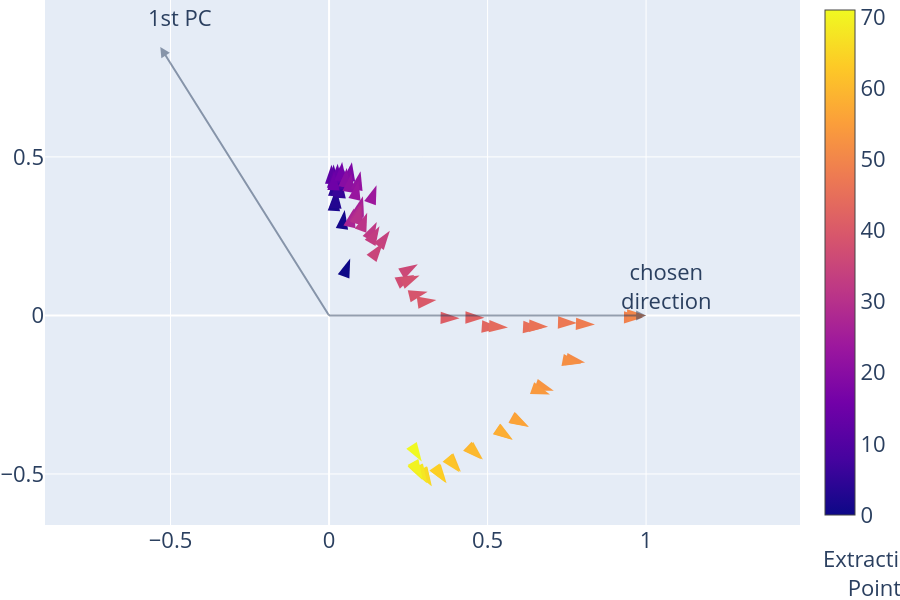

Write notebook code for a chart like this one.
### Markdown cell above
### Steering Plane Visualization

### Code cell
# first basis is the chosen direction (in this case, the one with the highest similarity)
print(max_mean_cosine_layer, max_mean_cosine_act_idx)
u1 = refusal_dirs[max_mean_cosine_layer][max_mean_cosine_act_idx].cpu().numpy().copy()

# second basis is the first principal component
u2 = components[0].copy()

b1 = u1 / np.linalg.norm(u1)
b2 = u2 - (u2 @ b1) * b1
b2 /= np.linalg.norm(b2)
P = np.outer(b1, b1) + np.outer(b2, b2)

prj_matrix = np.column_stack([b1, b2])
refusal_dirs_mapped = refusal_dirs_flatten @ prj_matrix

fig = go.Figure()

norms = np.linalg.norm(refusal_dirs_mapped, axis=1)
x = refusal_dirs_mapped[:, 0] / norms
y = refusal_dirs_mapped[:, 1] / norms
angle = np.arctan2(y, x)

for point, label in zip(
    [u1 @ prj_matrix, u2 @ prj_matrix], ["chosen<br>direction", "1st PC"]
):
    fig.add_annotation(
        ax=0,
        ay=0,
        x=point[0],
        y=point[1],
        axref="x",
        ayref="y",
        showarrow=True,
        arrowhead=2,
        arrowwidth=2,
        xanchor="right",
        yanchor="top",
        opacity=0.5,
    )
    fig.add_annotation(
        x=point[0],
        y=point[1],
        text=label,
        font=dict(size=22),
        showarrow=False,
        yshift=30,
        xshift=20,
    )

points = go.Scatter(
    x=refusal_dirs_mapped[:, 0],
    y=refusal_dirs_mapped[:, 1],
    text=[str(i) for i in range(len(refusal_dirs_mapped))],
    mode="markers",
    marker=dict(
        symbol="arrow",
        angle=90 - np.degrees(angle),
        size=20,
        color=[i for i in range(refusal_dirs_mapped.shape[0])],
        showscale=True,
    ),
    name="layers",
    showlegend=True,
)
fig.add_trace(points)

fig.add_annotation(
    xref="paper",
    yref="paper",
    text="Extraction<br>Point",
    font=dict(size=22),
    showarrow=False,
    x=1.17,
    y=-0.15,
)


fig.update_layout(
    autosize=False,
    height=600,
    yaxis_scaleanchor="x",
    yaxis_scaleratio=1,
    xaxis_dtick=0.5,
    yaxis_dtick=0.5,
    font=dict(size=22),
    margin=dict(l=0, r=100, t=0, b=75),
    legend=dict(visible=False),
)

fig.show()

# fig.write_image(VISUALIZATION_DIR / "steering_plane.pdf", scale=5)

### Figure 1 — Plotly figure (JSON) as saved in the notebook; plotly's stock layout.template omitted (floating-point values rounded to 4 significant figures)
{"data": [{"marker": {"angle": [20.4, 8.469, 2.652, 3.405, 2.462, 5.146, 3.958, 3.986, 3.645, 6.003, 4.22, 1.743, 0.9252, 1.805, 3.253, 2.027, 4.872, 8.041, 8.467, 8.128, 6.865, 8.963, 12.31, 12.36, 20.03, 16.11, 15.85, 13.0, 16.28, 15.44, 16.32, 20.38, 27.06, 29.51, 35.69, 36.67, 60.03, 64.69, 66.2, 76.49, 81.8, 91.28, 90.87, 94.16, 93.85, 93.42, 92.97, 91.77, 91.96, 90.38, 90.0, 100.4, 100.8, 108.6, 109.7, 119.2, 119.2, 124.2, 124.1, 133.4, 133.1, 139.9, 140.3, 145.0, 145.2, 149.0, 149.1, 149.8, 149.7, 150.4, 150.2, 147.6], "color": [0, 1, 2, 3, 4, 5, 6, 7, 8, 9, 10, 11, 12, 13, 14, 15, 16, 17, 18, 19, 20, 21, 22, 23, 24, 25, 26, 27, 28, 29, 30, 31, 32, 33, 34, 35, 36, 37, 38, 39, 40, 41, 42, 43, 44, 45, 46, 47, 48, 49, 50, 51, 52, 53, 54, 55, 56, 57, 58, 59, 60, 61, 62, 63, 64, 65, 66, 67, 68, 69, 70, 71], "showscale": true, "size": 20, "symbol": "arrow"}, "mode": "markers", "name": "layers", "showlegend": true, "text": ["0", "1", "2", "3", "4", "5", "6", "7", "8", "9", "10", "11", "12", "13", "14", "15", "16", "17", "18", "19", "20", "21", "22", "23", "24", "25", "26", "27", "28", "29", "30", "31", "32", "33", "34", "35", "36", "37", "38", "39", "40", "41", "42", "43", "44", "45", "46", "47", "48", "49", "50", "51", "52", "53", "54", "55", "56", "57", "58", "59", "60", "61", "62", "63", "64", "65", "66", "67", "68", "69", "70", "71"], "type": "scatter", "x": [0.06674, 0.04951, 0.01805, 0.02366, 0.01877, 0.03871, 0.03011, 0.03176, 0.02948, 0.04816, 0.03463, 0.01448, 0.007669, 0.01457, 0.02719, 0.0161, 0.04122, 0.06682, 0.07196, 0.06607, 0.05596, 0.07077, 0.09932, 0.09298, 0.1498, 0.1071, 0.1067, 0.07791, 0.1047, 0.09709, 0.1016, 0.1202, 0.1505, 0.1591, 0.1916, 0.1698, 0.2799, 0.2692, 0.2854, 0.311, 0.3385, 0.4118, 0.4901, 0.5416, 0.5644, 0.6717, 0.6908, 0.7821, 0.8386, 0.9902, 1.0, 0.8074, 0.7956, 0.7089, 0.6967, 0.6277, 0.6305, 0.5773, 0.5795, 0.4798, 0.4852, 0.4157, 0.4115, 0.3707, 0.3668, 0.3242, 0.3218, 0.3077, 0.3096, 0.2944, 0.2945, 0.2923], "y": [0.1795, 0.3325, 0.3897, 0.3977, 0.4366, 0.4299, 0.4352, 0.4558, 0.4627, 0.458, 0.4693, 0.4759, 0.4749, 0.4623, 0.4784, 0.455, 0.4837, 0.473, 0.4834, 0.4626, 0.4648, 0.4487, 0.455, 0.4244, 0.4108, 0.3709, 0.3757, 0.3374, 0.3586, 0.3515, 0.3471, 0.3236, 0.2947, 0.2811, 0.2667, 0.228, 0.1614, 0.1273, 0.1258, 0.07472, 0.04876, -0.009214, -0.007409, -0.0394, -0.03797, -0.04013, -0.03583, -0.02413, -0.0287, -0.006511, 1.178e-07, -0.1486, -0.1519, -0.2379, -0.2497, -0.3505, -0.3523, -0.3924, -0.3918, -0.4539, -0.4542, -0.4934, -0.4949, -0.5294, -0.5274, -0.5388, -0.5374, -0.5288, -0.5295, -0.519, -0.5144, -0.4604]}], "layout": {"annotations": [{"arrowhead": 2, "arrowwidth": 2, "ax": 0, "axref": "x", "ay": 0, "ayref": "y", "opacity": 0.5, "showarrow": true, "x": 1.0, "xanchor": "right", "y": 1.209e-07, "yanchor": "top"}, {"font": {"size": 22}, "showarrow": false, "text": "chosen<br>direction", "x": 1.0, "xshift": 20, "y": 1.209e-07, "yshift": 30}, {"arrowhead": 2, "arrowwidth": 2, "ax": 0, "axref": "x", "ay": 0, "ayref": "y", "opacity": 0.5, "showarrow": true, "x": -0.5323, "xanchor": "right", "y": 0.8465, "yanchor": "top"}, {"font": {"size": 22}, "showarrow": false, "text": "1st PC", "x": -0.5323, "xshift": 20, "y": 0.8465, "yshift": 30}, {"font": {"size": 22}, "showarrow": false, "text": "Extraction<br>Point", "x": 1.17, "xref": "paper", "y": -0.15, "yref": "paper"}], "autosize": false, "font": {"size": 22}, "height": 600, "legend": {"visible": false}, "margin": {"b": 75, "l": 0, "r": 100, "t": 0}, "xaxis": {"dtick": 0.5}, "yaxis": {"dtick": 0.5, "scaleanchor": "x", "scaleratio": 1}}}
